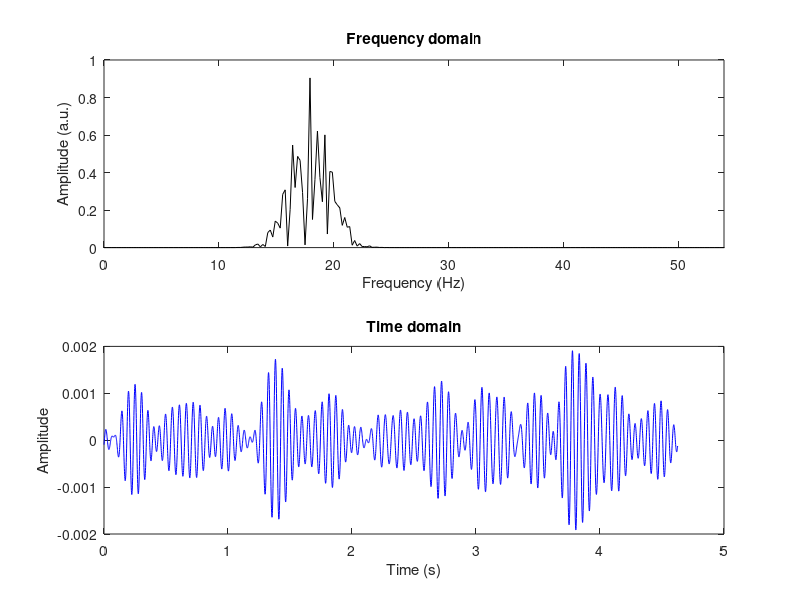

Reproduce this figure in MATLAB.
%%
%     COURSE: Solved challenges in neural time series analysis
%    SECTION: Simulating EEG data
%      VIDEO: Non-stationary narrowband activity via filtered noise
% Instructor: sincxpress.com
%
%%

% simulation details
pnts  = 4567;
srate =  987;

% signal parameters in Hz
peakfreq = 18;
fwhm     =  4;


% frequencies
hz = linspace(0,srate,pnts);


%%% create frequency-domain Gaussian
s  = fwhm*(2*pi-1)/(4*pi); % normalized width
x  = hz-peakfreq;          % shifted frequencies
fg = exp(-.5*(x/s).^2);    % gaussian


% Fourier coefficients of random spectrum
fc = rand(1,pnts) .* exp(1i*2*pi*rand(1,pnts));

% taper with Gaussian
fc = fc .* fg;

% go back to time domain to get EEG data
signal = 2*real( ifft(fc) );


%%% plotting

figure(1), clf
subplot(211)
plot(hz,abs(fc),'k')
set(gca,'xlim',[0 peakfreq*3])
xlabel('Frequency (Hz)'), ylabel('Amplitude (a.u.)')
title('Frequency domain')


subplot(212)
plot((0:pnts-1)/srate,signal,'b')
title('Time domain')
xlabel('Time (s)'), ylabel('Amplitude')

%%
